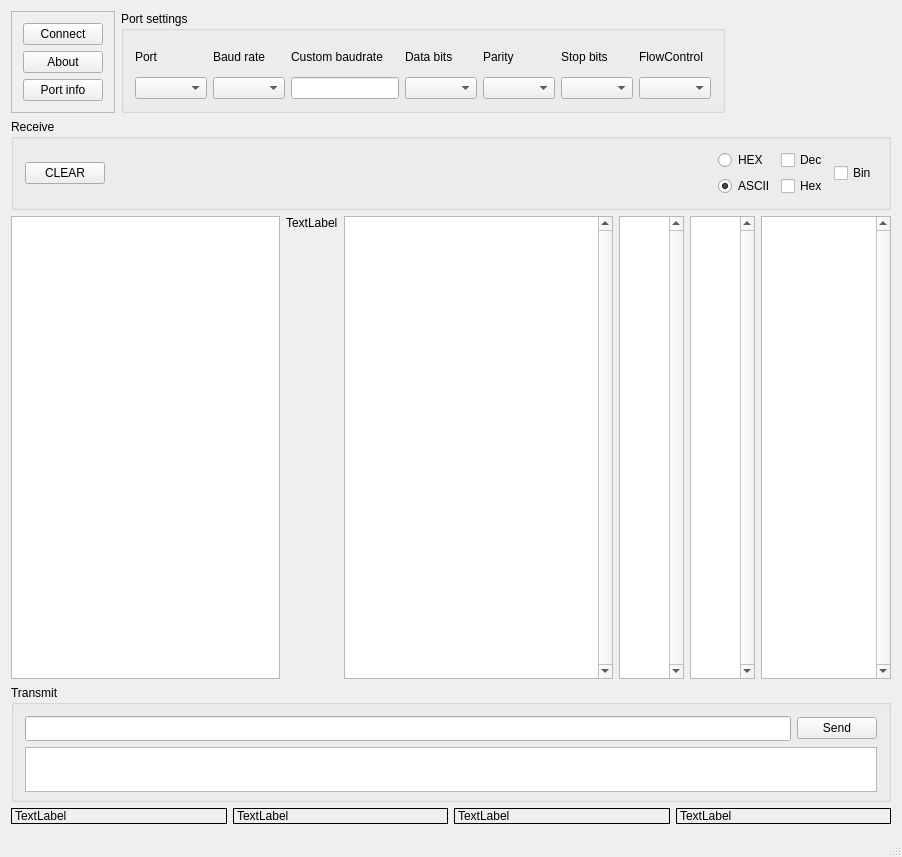
<?xml version="1.0" encoding="UTF-8"?>
<ui version="4.0">
 <class>MainWindow</class>
 <widget class="QMainWindow" name="MainWindow">
  <property name="geometry">
   <rect>
    <x>0</x>
    <y>0</y>
    <width>902</width>
    <height>857</height>
   </rect>
  </property>
  <property name="windowTitle">
   <string>MainWindow</string>
  </property>
  <widget class="QWidget" name="centralWidget">
   <layout class="QVBoxLayout" name="verticalLayout_13">
    <item>
     <layout class="QHBoxLayout" name="horizontalLayout_4">
      <item>
       <widget class="QFrame" name="frame">
        <property name="frameShape">
         <enum>QFrame::StyledPanel</enum>
        </property>
        <property name="frameShadow">
         <enum>QFrame::Raised</enum>
        </property>
        <layout class="QVBoxLayout" name="verticalLayout_11">
         <item>
          <widget class="QPushButton" name="pushButton_connectToggle">
           <property name="text">
            <string>Connect</string>
           </property>
          </widget>
         </item>
         <item>
          <widget class="QPushButton" name="pushButton_about">
           <property name="text">
            <string>About</string>
           </property>
          </widget>
         </item>
         <item>
          <widget class="QPushButton" name="pushButton_Port_info_toggle">
           <property name="text">
            <string>Port info</string>
           </property>
           <property name="checkable">
            <bool>true</bool>
           </property>
          </widget>
         </item>
        </layout>
       </widget>
      </item>
      <item>
       <widget class="QGroupBox" name="groupBox_2">
        <property name="title">
         <string>Port settings</string>
        </property>
        <layout class="QHBoxLayout" name="horizontalLayout_3">
         <item>
          <layout class="QVBoxLayout" name="verticalLayout_4">
           <item>
            <widget class="QLabel" name="label">
             <property name="text">
              <string>Port</string>
             </property>
            </widget>
           </item>
           <item>
            <widget class="QComboBox" name="comboBox_ports"/>
           </item>
          </layout>
         </item>
         <item>
          <layout class="QVBoxLayout" name="verticalLayout_5">
           <item>
            <widget class="QLabel" name="label_2">
             <property name="text">
              <string>Baud rate</string>
             </property>
            </widget>
           </item>
           <item>
            <widget class="QComboBox" name="comboBox_baudrates"/>
           </item>
          </layout>
         </item>
         <item>
          <layout class="QVBoxLayout" name="verticalLayout_6">
           <item>
            <widget class="QLabel" name="label_3">
             <property name="text">
              <string>Custom baudrate</string>
             </property>
            </widget>
           </item>
           <item>
            <widget class="QLineEdit" name="lineEdit_baudrate"/>
           </item>
          </layout>
         </item>
         <item>
          <layout class="QVBoxLayout" name="verticalLayout_7">
           <item>
            <widget class="QLabel" name="label_4">
             <property name="text">
              <string>Data bits</string>
             </property>
            </widget>
           </item>
           <item>
            <widget class="QComboBox" name="comboBox_databits"/>
           </item>
          </layout>
         </item>
         <item>
          <layout class="QVBoxLayout" name="verticalLayout_10">
           <item>
            <widget class="QLabel" name="label_7">
             <property name="text">
              <string>Parity</string>
             </property>
            </widget>
           </item>
           <item>
            <widget class="QComboBox" name="comboBox_parity"/>
           </item>
          </layout>
         </item>
         <item>
          <layout class="QVBoxLayout" name="verticalLayout_8">
           <item>
            <widget class="QLabel" name="label_5">
             <property name="text">
              <string>Stop bits</string>
             </property>
            </widget>
           </item>
           <item>
            <widget class="QComboBox" name="comboBox_stopbits"/>
           </item>
          </layout>
         </item>
         <item>
          <layout class="QVBoxLayout" name="verticalLayout_14">
           <item>
            <widget class="QLabel" name="label_12">
             <property name="text">
              <string>FlowControl</string>
             </property>
            </widget>
           </item>
           <item>
            <widget class="QComboBox" name="comboBox_flowcontrol"/>
           </item>
          </layout>
         </item>
        </layout>
       </widget>
      </item>
      <item>
       <spacer name="horizontalSpacer_2">
        <property name="orientation">
         <enum>Qt::Horizontal</enum>
        </property>
        <property name="sizeHint" stdset="0">
         <size>
          <width>40</width>
          <height>20</height>
         </size>
        </property>
       </spacer>
      </item>
     </layout>
    </item>
    <item>
     <widget class="QGroupBox" name="groupBox">
      <property name="sizePolicy">
       <sizepolicy hsizetype="Preferred" vsizetype="Preferred">
        <horstretch>0</horstretch>
        <verstretch>0</verstretch>
       </sizepolicy>
      </property>
      <property name="minimumSize">
       <size>
        <width>0</width>
        <height>85</height>
       </size>
      </property>
      <property name="title">
       <string>Receive</string>
      </property>
      <layout class="QHBoxLayout" name="horizontalLayout_2">
       <item>
        <widget class="QPushButton" name="pushButton_CLEAR">
         <property name="text">
          <string>CLEAR</string>
         </property>
        </widget>
       </item>
       <item>
        <spacer name="horizontalSpacer">
         <property name="orientation">
          <enum>Qt::Horizontal</enum>
         </property>
         <property name="sizeHint" stdset="0">
          <size>
           <width>40</width>
           <height>20</height>
          </size>
         </property>
        </spacer>
       </item>
       <item>
        <layout class="QVBoxLayout" name="verticalLayout">
         <item>
          <widget class="QRadioButton" name="radioButton_HEX">
           <property name="text">
            <string>HEX</string>
           </property>
           <attribute name="buttonGroup">
            <string notr="true">buttonGroup</string>
           </attribute>
          </widget>
         </item>
         <item>
          <widget class="QRadioButton" name="radioButton_ASCII">
           <property name="text">
            <string>ASCII</string>
           </property>
           <property name="checked">
            <bool>true</bool>
           </property>
           <attribute name="buttonGroup">
            <string notr="true">buttonGroup</string>
           </attribute>
          </widget>
         </item>
        </layout>
       </item>
       <item>
        <layout class="QVBoxLayout" name="verticalLayout_2">
         <item>
          <widget class="QCheckBox" name="checkBox_Dec">
           <property name="text">
            <string>Dec</string>
           </property>
          </widget>
         </item>
         <item>
          <widget class="QCheckBox" name="checkBox_Hex">
           <property name="text">
            <string>Hex</string>
           </property>
          </widget>
         </item>
        </layout>
       </item>
       <item>
        <widget class="QCheckBox" name="checkBox_Bin">
         <property name="text">
          <string>Bin</string>
         </property>
        </widget>
       </item>
      </layout>
     </widget>
    </item>
    <item>
     <layout class="QVBoxLayout" name="verticalLayout_3">
      <property name="spacing">
       <number>0</number>
      </property>
      <property name="sizeConstraint">
       <enum>QLayout::SetNoConstraint</enum>
      </property>
      <item>
       <layout class="QHBoxLayout" name="horizontalLayout">
        <item>
         <widget class="QPlainTextEdit" name="plainTextEdit_port_info_window">
          <property name="enabled">
           <bool>true</bool>
          </property>
          <property name="readOnly">
           <bool>true</bool>
          </property>
         </widget>
        </item>
        <item>
         <widget class="QLabel" name="label_console">
          <property name="autoFillBackground">
           <bool>true</bool>
          </property>
          <property name="text">
           <string>TextLabel</string>
          </property>
          <property name="textFormat">
           <enum>Qt::PlainText</enum>
          </property>
          <property name="alignment">
           <set>Qt::AlignLeading|Qt::AlignLeft|Qt::AlignTop</set>
          </property>
         </widget>
        </item>
        <item>
         <widget class="QPlainTextEdit" name="plainTextEdit_console">
          <property name="sizePolicy">
           <sizepolicy hsizetype="Expanding" vsizetype="Expanding">
            <horstretch>0</horstretch>
            <verstretch>0</verstretch>
           </sizepolicy>
          </property>
          <property name="font">
           <font>
            <family>Serif</family>
           </font>
          </property>
          <property name="cursor" stdset="0">
           <cursorShape>IBeamCursor</cursorShape>
          </property>
          <property name="verticalScrollBarPolicy">
           <enum>Qt::ScrollBarAlwaysOn</enum>
          </property>
          <property name="horizontalScrollBarPolicy">
           <enum>Qt::ScrollBarAlwaysOff</enum>
          </property>
          <property name="undoRedoEnabled">
           <bool>false</bool>
          </property>
          <property name="lineWrapMode">
           <enum>QPlainTextEdit::WidgetWidth</enum>
          </property>
          <property name="readOnly">
           <bool>true</bool>
          </property>
          <property name="plainText">
           <string notr="true"/>
          </property>
          <property name="backgroundVisible">
           <bool>false</bool>
          </property>
         </widget>
        </item>
        <item>
         <widget class="QPlainTextEdit" name="plainTextEdit_HEX">
          <property name="minimumSize">
           <size>
            <width>65</width>
            <height>0</height>
           </size>
          </property>
          <property name="maximumSize">
           <size>
            <width>55</width>
            <height>16777215</height>
           </size>
          </property>
          <property name="font">
           <font>
            <family>Serif</family>
           </font>
          </property>
          <property name="cursor" stdset="0">
           <cursorShape>IBeamCursor</cursorShape>
          </property>
          <property name="verticalScrollBarPolicy">
           <enum>Qt::ScrollBarAlwaysOn</enum>
          </property>
          <property name="readOnly">
           <bool>true</bool>
          </property>
          <property name="plainText">
           <string/>
          </property>
         </widget>
        </item>
        <item>
         <widget class="QPlainTextEdit" name="plainTextEdit_DEC">
          <property name="minimumSize">
           <size>
            <width>65</width>
            <height>0</height>
           </size>
          </property>
          <property name="maximumSize">
           <size>
            <width>55</width>
            <height>16777215</height>
           </size>
          </property>
          <property name="font">
           <font>
            <family>Serif</family>
           </font>
          </property>
          <property name="cursor" stdset="0">
           <cursorShape>IBeamCursor</cursorShape>
          </property>
          <property name="verticalScrollBarPolicy">
           <enum>Qt::ScrollBarAlwaysOn</enum>
          </property>
          <property name="readOnly">
           <bool>true</bool>
          </property>
          <property name="plainText">
           <string/>
          </property>
         </widget>
        </item>
        <item>
         <widget class="QPlainTextEdit" name="plainTextEdit_BIN">
          <property name="minimumSize">
           <size>
            <width>130</width>
            <height>0</height>
           </size>
          </property>
          <property name="maximumSize">
           <size>
            <width>55</width>
            <height>16777215</height>
           </size>
          </property>
          <property name="font">
           <font>
            <family>Serif</family>
            <kerning>true</kerning>
           </font>
          </property>
          <property name="cursor" stdset="0">
           <cursorShape>IBeamCursor</cursorShape>
          </property>
          <property name="verticalScrollBarPolicy">
           <enum>Qt::ScrollBarAlwaysOn</enum>
          </property>
          <property name="readOnly">
           <bool>true</bool>
          </property>
          <property name="plainText">
           <string/>
          </property>
         </widget>
        </item>
       </layout>
      </item>
     </layout>
    </item>
    <item>
     <widget class="QGroupBox" name="groupBox_3">
      <property name="sizePolicy">
       <sizepolicy hsizetype="Preferred" vsizetype="Preferred">
        <horstretch>0</horstretch>
        <verstretch>0</verstretch>
       </sizepolicy>
      </property>
      <property name="maximumSize">
       <size>
        <width>16777215</width>
        <height>117</height>
       </size>
      </property>
      <property name="title">
       <string>Transmit</string>
      </property>
      <property name="flat">
       <bool>false</bool>
      </property>
      <property name="checkable">
       <bool>false</bool>
      </property>
      <layout class="QVBoxLayout" name="verticalLayout_12">
       <item>
        <layout class="QHBoxLayout" name="horizontalLayout_5">
         <item>
          <widget class="QLineEdit" name="lineEdit_send_input">
           <property name="font">
            <font>
             <family>Serif</family>
            </font>
           </property>
          </widget>
         </item>
         <item>
          <widget class="QPushButton" name="pushButton_send">
           <property name="text">
            <string>Send</string>
           </property>
          </widget>
         </item>
        </layout>
       </item>
       <item>
        <widget class="QPlainTextEdit" name="plainTextEdit">
         <property name="minimumSize">
          <size>
           <width>0</width>
           <height>45</height>
          </size>
         </property>
         <property name="maximumSize">
          <size>
           <width>16777215</width>
           <height>45</height>
          </size>
         </property>
         <property name="font">
          <font>
           <family>Serif</family>
          </font>
         </property>
         <property name="readOnly">
          <bool>true</bool>
         </property>
         <property name="plainText">
          <string/>
         </property>
        </widget>
       </item>
      </layout>
     </widget>
    </item>
    <item>
     <layout class="QHBoxLayout" name="horizontalLayout_6">
      <item>
       <widget class="QLabel" name="label_8">
        <property name="frameShape">
         <enum>QFrame::Panel</enum>
        </property>
        <property name="text">
         <string>TextLabel</string>
        </property>
       </widget>
      </item>
      <item>
       <widget class="QLabel" name="label_9">
        <property name="frameShape">
         <enum>QFrame::Panel</enum>
        </property>
        <property name="text">
         <string>TextLabel</string>
        </property>
       </widget>
      </item>
      <item>
       <widget class="QLabel" name="label_10">
        <property name="frameShape">
         <enum>QFrame::Panel</enum>
        </property>
        <property name="text">
         <string>TextLabel</string>
        </property>
       </widget>
      </item>
      <item>
       <widget class="QLabel" name="label_11">
        <property name="frameShape">
         <enum>QFrame::Panel</enum>
        </property>
        <property name="text">
         <string>TextLabel</string>
        </property>
       </widget>
      </item>
     </layout>
    </item>
   </layout>
  </widget>
  <widget class="QStatusBar" name="statusBar"/>
 </widget>
 <layoutdefault spacing="6" margin="11"/>
 <resources/>
 <connections>
  <connection>
   <sender>pushButton_Port_info_toggle</sender>
   <signal>toggled(bool)</signal>
   <receiver>plainTextEdit_port_info_window</receiver>
   <slot>setVisible(bool)</slot>
   <hints>
    <hint type="sourcelabel">
     <x>57</x>
     <y>83</y>
    </hint>
    <hint type="destinationlabel">
     <x>106</x>
     <y>204</y>
    </hint>
   </hints>
  </connection>
  <connection>
   <sender>checkBox_Dec</sender>
   <signal>toggled(bool)</signal>
   <receiver>plainTextEdit_DEC</receiver>
   <slot>setVisible(bool)</slot>
   <hints>
    <hint type="sourcelabel">
     <x>831</x>
     <y>149</y>
    </hint>
    <hint type="destinationlabel">
     <x>762</x>
     <y>203</y>
    </hint>
   </hints>
  </connection>
  <connection>
   <sender>checkBox_Hex</sender>
   <signal>toggled(bool)</signal>
   <receiver>plainTextEdit_HEX</receiver>
   <slot>setVisible(bool)</slot>
   <hints>
    <hint type="sourcelabel">
     <x>831</x>
     <y>175</y>
    </hint>
    <hint type="destinationlabel">
     <x>703</x>
     <y>207</y>
    </hint>
   </hints>
  </connection>
  <connection>
   <sender>checkBox_Bin</sender>
   <signal>toggled(bool)</signal>
   <receiver>plainTextEdit_BIN</receiver>
   <slot>setVisible(bool)</slot>
   <hints>
    <hint type="sourcelabel">
     <x>856</x>
     <y>159</y>
    </hint>
    <hint type="destinationlabel">
     <x>833</x>
     <y>205</y>
    </hint>
   </hints>
  </connection>
 </connections>
 <buttongroups>
  <buttongroup name="buttonGroup"/>
 </buttongroups>
</ui>
